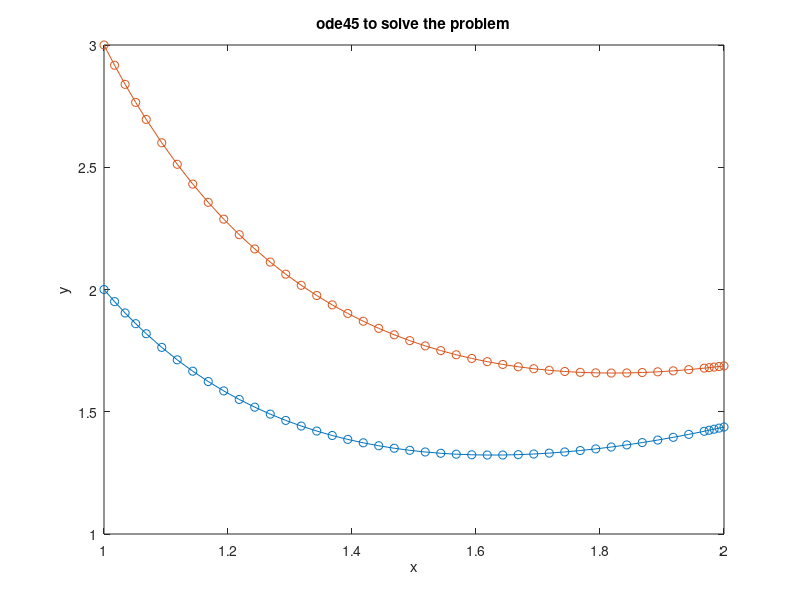

This chart was generated by the following MATLAB code:
clc;
close all;
clear all;
f=@(t,y) (t.^2 -2.*y)./(t);
y0=2:3;
[t,y]= ode45(f,[1,2], y0);
plot(t,y,'-o')
xlabel('x')
ylabel('y')
title('ode45 to solve the problem')